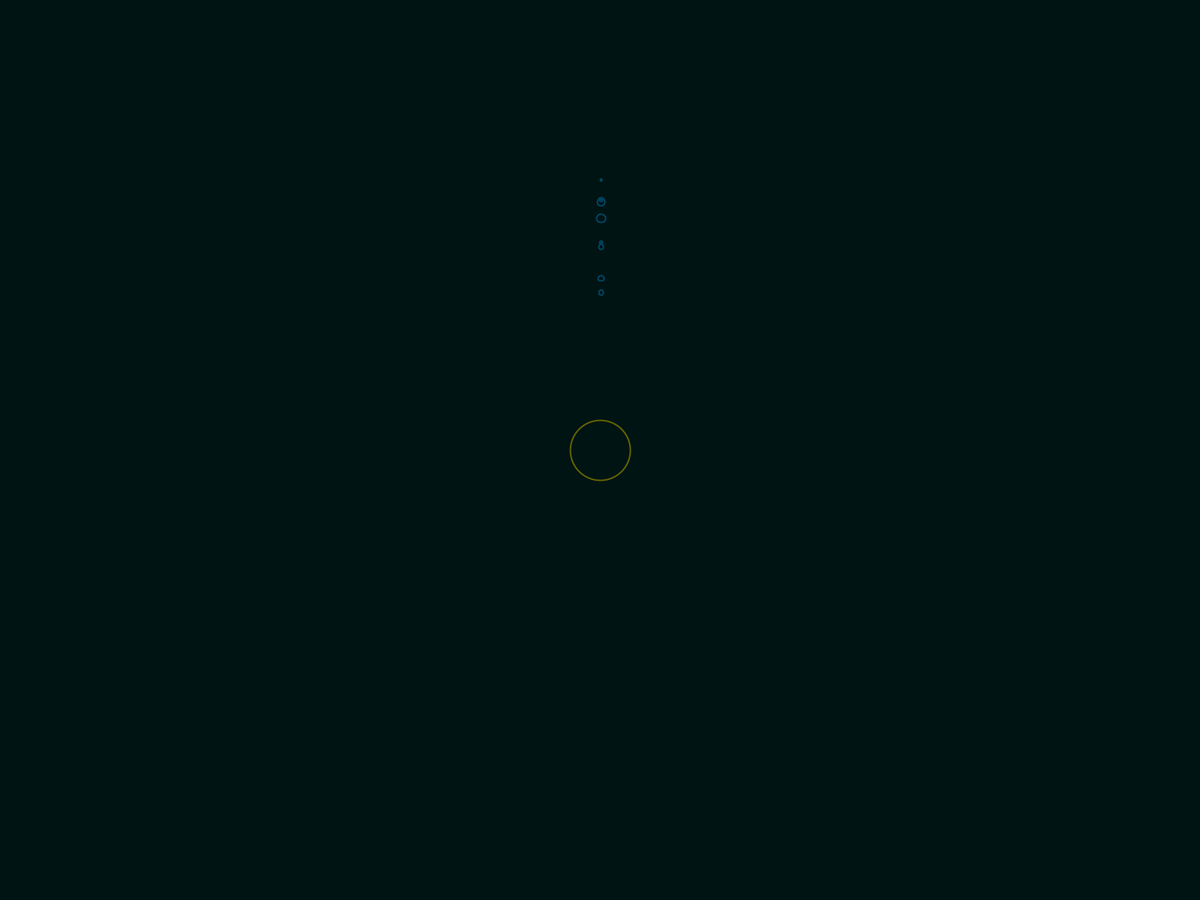
Frame 1 (no input)
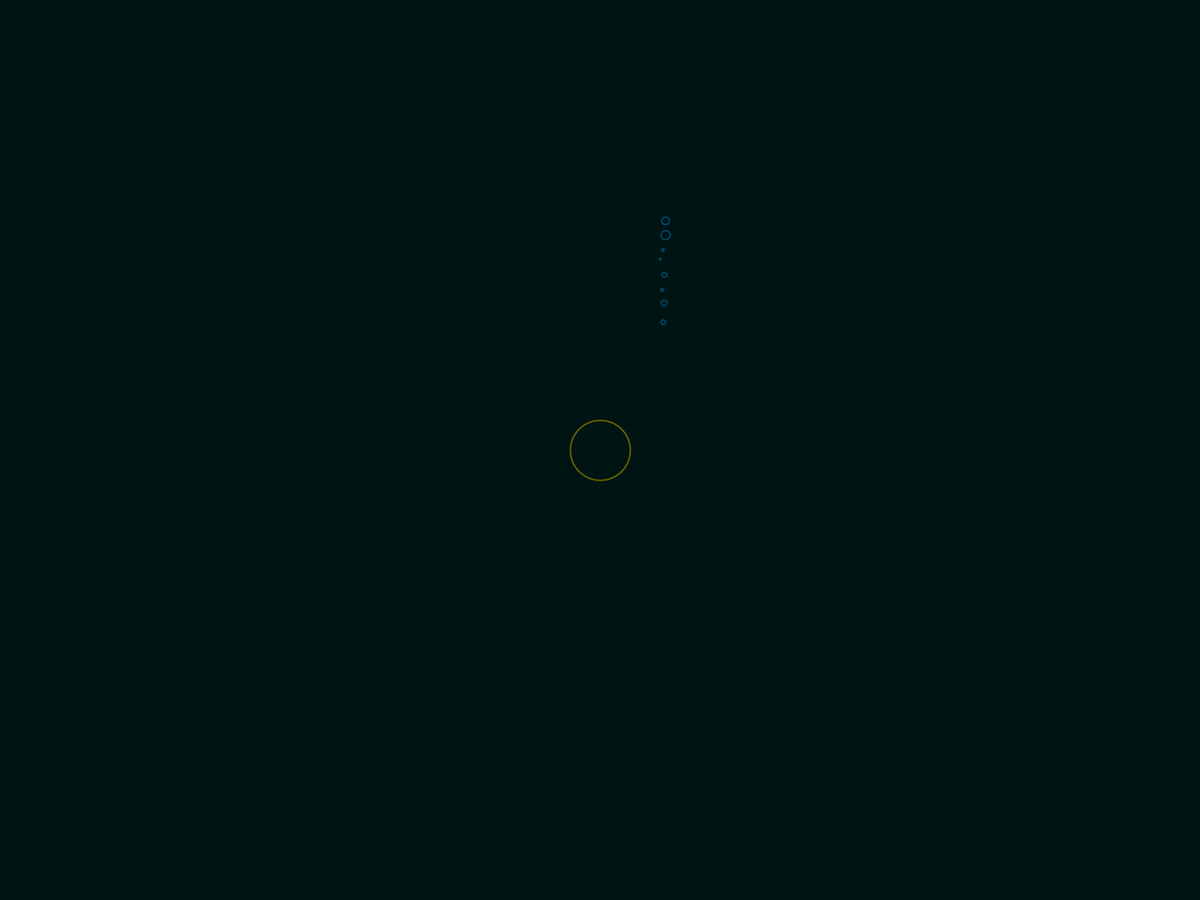
Frame 60 (the mouse pressed at the canvas centre just before this capture)
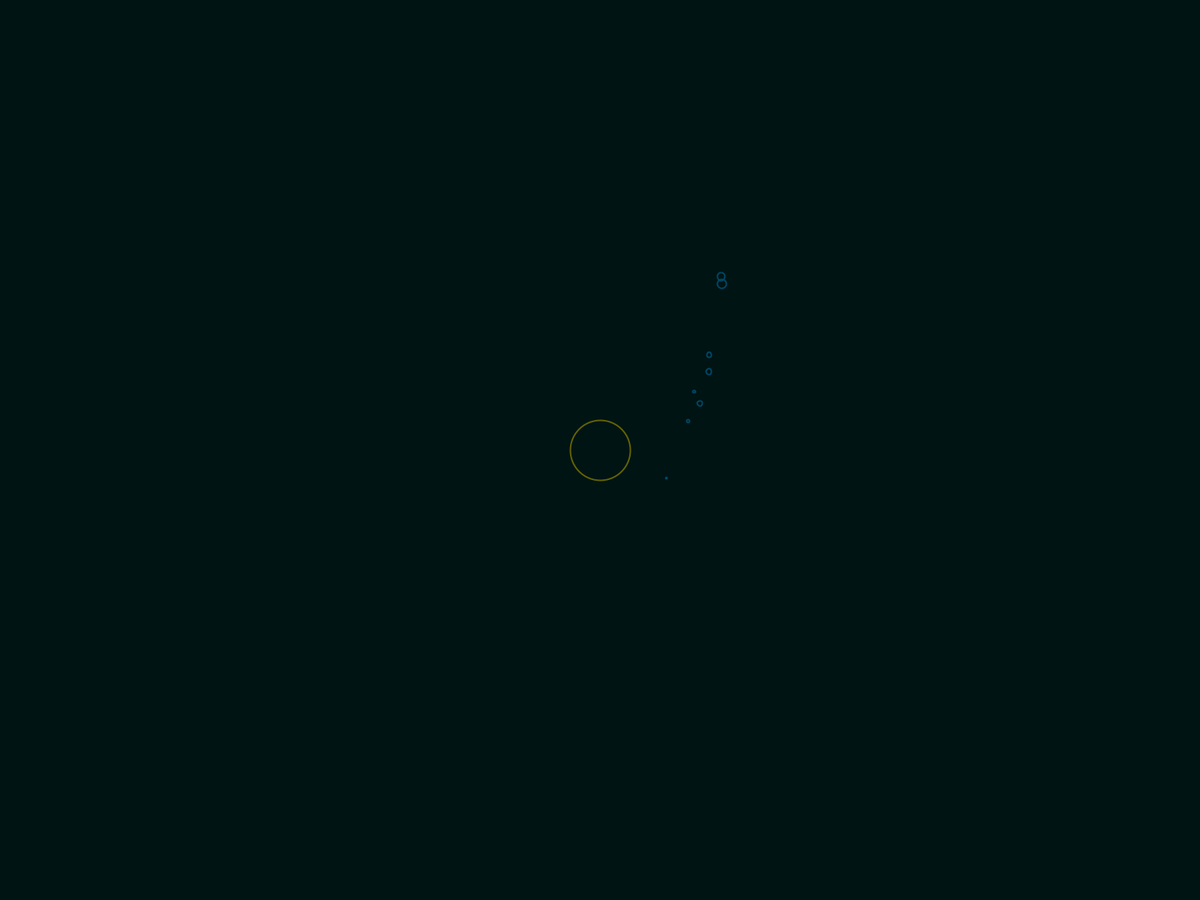
Frame 120 (the mouse held since frame 60 and released just before this capture)

The Processing sketch that drew these frames (run headless with seeded random() and noise(); from frame 60 on, the mouse is pressed at the canvas centre):

// Processing sketch: GravManyTracer_PVector
// ── GravManyTracer_PVector.pde
Earth[] planets = new Earth[8];
;
Sun S;

void setup() {
  //size(800, 800);
  fullScreen();
  smooth();
  for (int i = 0; i < planets.length; i++) {

    planets[i] = new Earth();
  }
  S = new Sun();
}

void draw() {
  
 

  background(0, 20, 20);



 


  S.display();

  for (int i = 0; i< planets.length; i++) {

    PVector gravity = S.attract(planets[i]);
    planets[i].applyForce(gravity);
    planets[i].update();

    //S.drag();
    //S.hover(mouseX, mouseY);


    planets[i].display();
  }
}

void mousePressed() {

  //S.clicked(mouseX,mouseY);
}

void mouseReleased() {
  //S.stopDragging();
}
// ── Earth.pde
class Earth {

  PVector loc;
  PVector vel;
  PVector acc;
  
  float mass;

  Earth () {
    loc = new PVector (width/2,int(random(200,400)));
    vel = new PVector (1.5, 0);
    acc = new PVector (0, 0);
    
    mass = random(1,10);
  }
  
  void applyForce(PVector forces) {
    
    PVector f = PVector.div(forces,mass);
    acc.add(f);
  }

  void update() {

   // PVector mouse = new PVector(mouseX, mouseY); //Gets mouse location

    //mouse.sub(loc); //gets distance from object and mouse
    //mouse.setMag(0.2);


   // acc = mouse;

    vel.add(acc);
    loc.add(vel);
    //vel.limit(5);
    
    acc.mult(0);
  }

  void edges() {
    if (loc.x > width) loc.x=0;
    if (loc.x < 0) loc.x = width;

    if (loc.y > height) loc.y=0;
    if (loc.y < 0) loc.y = height;
  }

  void display() {
    strokeWeight(2);
    stroke(0, 70, 100);
    noFill(); 

   ellipse(loc.x, loc.y, mass*2, mass*2);
  
  }

  
}
// ── Sun.pde
class Sun {

  PVector loc;
  PVector vel;
  PVector acc;
  
  float mass = 40;
  
  float G;
  
  

  Sun () {




    loc = new PVector (width/2, height/2);
    vel = new PVector (0, 0);
    acc = new PVector (0, 0);
  }
  
 PVector attract (Earth planets){
   
   // direction of the force
   PVector force = PVector.sub(loc,planets.loc);
   float d = force.mag();
   
   d = constrain(d,25,25);
   
   force.normalize();
   
  //magnitude of the force
  float str = (G + mass + planets.mass)/(d*d);
  
  //magnitude and direction together
  force.mult(str);
  
  return force;
 }
  
  void applyForce(PVector forces) {
    PVector f = PVector.div(forces,mass);
    acc.add(f);
  }

  void update() {

    PVector mouse = new PVector(mouseX, mouseY); //Gets mouse location

    mouse.sub(loc); //gets distance from object and mouse
    mouse.setMag(0.2);


   // acc = mouse;

    vel.add(acc);
    loc.add(vel);
    //vel.limit(5);
    
    acc.mult(0);
  }

  void display() {
    strokeWeight(2);
    stroke(100, 100, 0);
    noFill(); 

    ellipse(loc.x, loc.y, mass*2, mass*2);
    
    
  }
  
  

  
}
